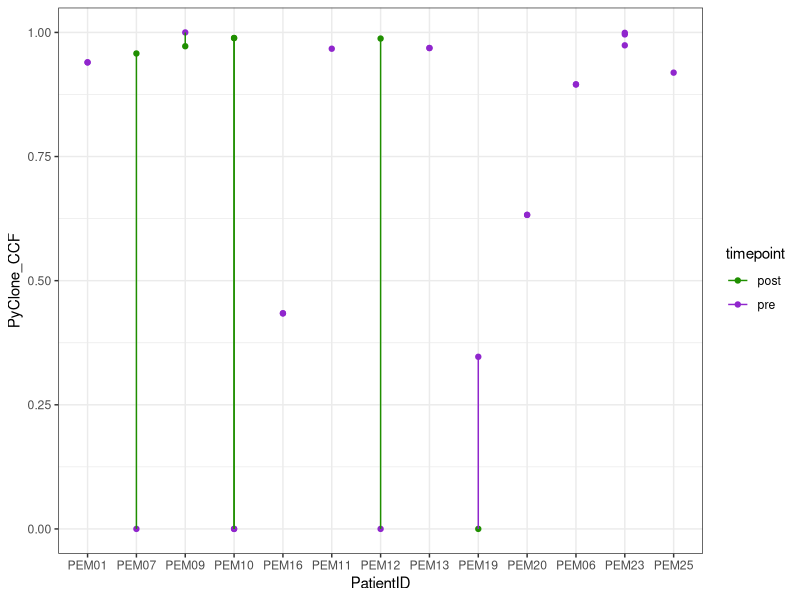
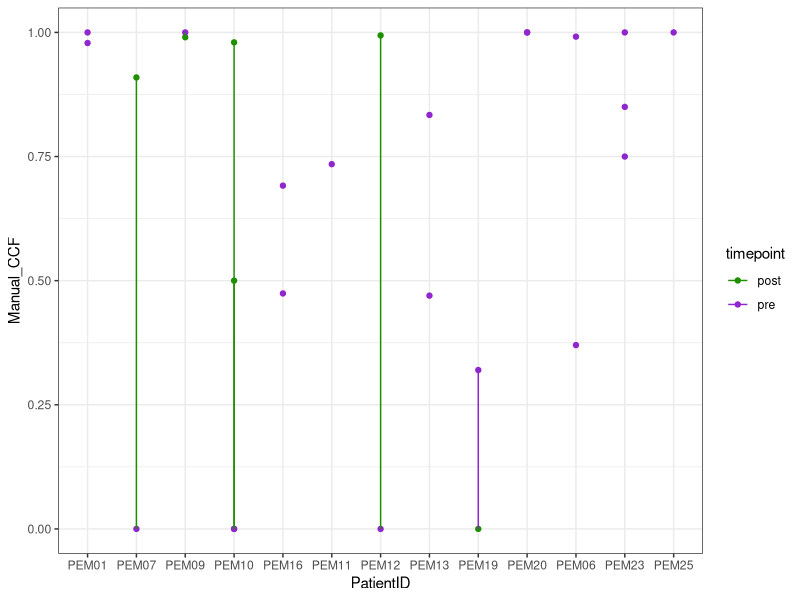

Recreate these plots in R, in order.
#!/usr/bin/Rscript
# CCFs from Pyclone or by manual calculation (Tarabichi, Nat Methods 2021)
# scaled VAF = VAFs divided by maximum VAF detected in each sample
data = read.table("JAK1-mutation-analysis-CCFs.new.txt",sep="\t",header=TRUE)
data$myvar = paste(data$PatientID,data$Start_Position,data$Reference_Allele,data$Tumor_Seq_Allele2,sep=":")

dataf = data[,c("PatientID","timepoint","VAF","ScaleVAF","Manual_CCF","PyClone_CCF","myvar")]
# add new data for the non-mutant matched ones
dataf[nrow(dataf)+1,] = c("PEM07","pre",0,0,0,0,"PEM07:65330630:T:-")
dataf[nrow(dataf)+1,] = c("PEM10","pre",0,0,0,0,"PEM10:65306997:T:-")
dataf[nrow(dataf)+1,] = c("PEM10","pre",0,0,0,0,"PEM10:65325832:-:G")
dataf[nrow(dataf)+1,] = c("PEM12","pre",0,0,0,0,"PEM12:65325833:G:-")
dataf[nrow(dataf)+1,] = c("PEM19","post",0,0,0,0,"PEM19:65332591:-:GT")
dataf$PatientID=factor(dataf$PatientID,levels=c("PEM01","PEM07","PEM09","PEM10","PEM16","PEM11","PEM12","PEM13","PEM19","PEM20","PEM06","PEM23","PEM25"))

library(ggplot2)
library(ggpubr)
dataf$ScaleVAF = as.numeric(dataf$ScaleVAF)
dataf$Manual_CCF = as.numeric(dataf$Manual_CCF)
dataf$PyClone_CCF = as.numeric(dataf$PyClone_CCF)

#PyClone CCFs
pdf("JAK1-mutant-samples-CCFs.pyclone.dotplot.pdf",height=3,width=5.4,useDingbats=FALSE)
ggplot(dataf,aes(x=PatientID,y=PyClone_CCF,color=timepoint))+geom_point()+geom_line(aes(group=myvar))+theme_bw()+scale_color_manual(values=c("#1F8F00","#9026CD"))
dev.off()

#Manually calculated CCFs
pdf("JAK1-mutant-samples-CCFs.manual.dotplot.pdf",height=3,width=5.4,useDingbats=FALSE)
ggplot(dataf,aes(x=PatientID,y=Manual_CCF,color=timepoint))+geom_point()+geom_line(aes(group=myvar))+theme_bw()+scale_color_manual(values=c("#1F8F00","#9026CD"))
dev.off()